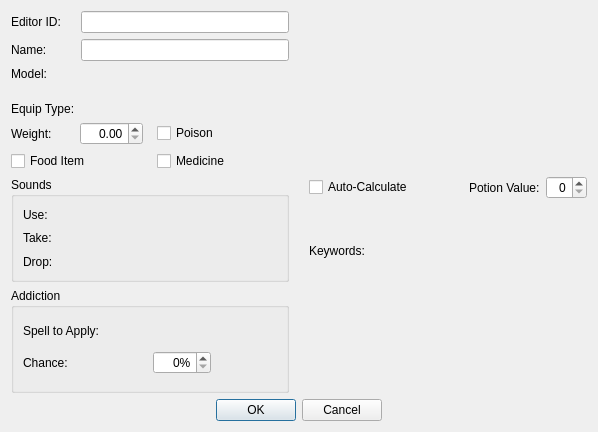
<?xml version="1.0" encoding="UTF-8"?>
<ui version="4.0">
 <class>FormDialogPotion</class>
 <widget class="QDialog" name="FormDialogPotion">
  <property name="geometry">
   <rect>
    <x>0</x>
    <y>0</y>
    <width>598</width>
    <height>432</height>
   </rect>
  </property>
  <property name="windowTitle">
   <string>Potion</string>
  </property>
  <layout class="QGridLayout" name="gridLayout_2">
   <item row="0" column="0" rowspan="2">
    <layout class="QVBoxLayout" name="leftCol">
     <item>
      <layout class="QGridLayout" name="gridLayout">
       <item row="2" column="1">
        <widget class="DKFormNIFPicker" name="model"/>
       </item>
       <item row="2" column="0">
        <widget class="QLabel" name="label_5">
         <property name="text">
          <string>Model:</string>
         </property>
         <property name="buddy">
          <cstring>model</cstring>
         </property>
        </widget>
       </item>
       <item row="4" column="0">
        <widget class="QLabel" name="label_10">
         <property name="text">
          <string>Equip Type:</string>
         </property>
         <property name="buddy">
          <cstring>equipType</cstring>
         </property>
        </widget>
       </item>
       <item row="3" column="0" colspan="2">
        <widget class="DKFormDestructionDataButton" name="destructionData"/>
       </item>
       <item row="4" column="1">
        <widget class="DKFormPicker" name="equipType"/>
       </item>
       <item row="0" column="0">
        <widget class="QLabel" name="label_2">
         <property name="text">
          <string>Editor ID:</string>
         </property>
         <property name="buddy">
          <cstring>editorID</cstring>
         </property>
        </widget>
       </item>
       <item row="1" column="1">
        <widget class="QLineEdit" name="name"/>
       </item>
       <item row="0" column="1">
        <widget class="QLineEdit" name="editorID"/>
       </item>
       <item row="1" column="0">
        <widget class="QLabel" name="label_3">
         <property name="text">
          <string>Name:</string>
         </property>
         <property name="buddy">
          <cstring>name</cstring>
         </property>
        </widget>
       </item>
      </layout>
     </item>
     <item>
      <layout class="QGridLayout" name="gridLayout_5">
       <item row="1" column="2">
        <widget class="QCheckBox" name="flagMedicine">
         <property name="text">
          <string>Medicine</string>
         </property>
        </widget>
       </item>
       <item row="1" column="0">
        <widget class="QCheckBox" name="flagFood">
         <property name="text">
          <string>Food Item</string>
         </property>
        </widget>
       </item>
       <item row="0" column="2">
        <widget class="QCheckBox" name="flagPoison">
         <property name="text">
          <string>Poison</string>
         </property>
        </widget>
       </item>
       <item row="0" column="0">
        <layout class="QHBoxLayout" name="horizontalLayout_2">
         <item>
          <widget class="QLabel" name="label_13">
           <property name="text">
            <string>Weight:</string>
           </property>
           <property name="buddy">
            <cstring>weight</cstring>
           </property>
          </widget>
         </item>
         <item>
          <widget class="QDoubleSpinBox" name="weight">
           <property name="alignment">
            <set>Qt::AlignRight|Qt::AlignTrailing|Qt::AlignVCenter</set>
           </property>
          </widget>
         </item>
        </layout>
       </item>
       <item row="0" column="1">
        <spacer name="horizontalSpacer_4">
         <property name="orientation">
          <enum>Qt::Horizontal</enum>
         </property>
         <property name="sizeType">
          <enum>QSizePolicy::Fixed</enum>
         </property>
         <property name="sizeHint" stdset="0">
          <size>
           <width>8</width>
           <height>8</height>
          </size>
         </property>
        </spacer>
       </item>
      </layout>
     </item>
     <item>
      <widget class="QGroupBox" name="sounds">
       <property name="title">
        <string>Sounds</string>
       </property>
       <layout class="QGridLayout" name="gridLayout_3">
        <item row="2" column="0">
         <widget class="QLabel" name="label_9">
          <property name="text">
           <string>Drop:</string>
          </property>
          <property name="buddy">
           <cstring>soundDrop</cstring>
          </property>
         </widget>
        </item>
        <item row="1" column="0">
         <widget class="QLabel" name="label_8">
          <property name="text">
           <string>Take:</string>
          </property>
          <property name="buddy">
           <cstring>soundTake</cstring>
          </property>
         </widget>
        </item>
        <item row="0" column="0">
         <widget class="QLabel" name="label_7">
          <property name="text">
           <string>Use:</string>
          </property>
          <property name="buddy">
           <cstring>soundUse</cstring>
          </property>
         </widget>
        </item>
        <item row="0" column="1">
         <widget class="DKFormPicker" name="soundUse"/>
        </item>
        <item row="1" column="1">
         <widget class="DKFormPicker" name="soundTake"/>
        </item>
        <item row="2" column="1">
         <widget class="DKFormPicker" name="soundDrop"/>
        </item>
       </layout>
      </widget>
     </item>
     <item>
      <widget class="QGroupBox" name="addiction">
       <property name="title">
        <string>Addiction</string>
       </property>
       <layout class="QGridLayout" name="gridLayout_4">
        <item row="0" column="0">
         <widget class="QLabel" name="label_11">
          <property name="text">
           <string>Spell to Apply:</string>
          </property>
          <property name="buddy">
           <cstring>addictionSpell</cstring>
          </property>
         </widget>
        </item>
        <item row="0" column="1">
         <widget class="DKFormPicker" name="addictionSpell">
          <property name="sizePolicy">
           <sizepolicy hsizetype="Preferred" vsizetype="Fixed">
            <horstretch>0</horstretch>
            <verstretch>0</verstretch>
           </sizepolicy>
          </property>
         </widget>
        </item>
        <item row="1" column="0">
         <widget class="QLabel" name="label_12">
          <property name="text">
           <string>Chance:</string>
          </property>
          <property name="buddy">
           <cstring>addictionChance</cstring>
          </property>
         </widget>
        </item>
        <item row="1" column="1" alignment="Qt::AlignLeft">
         <widget class="QSpinBox" name="addictionChance">
          <property name="alignment">
           <set>Qt::AlignRight|Qt::AlignTrailing|Qt::AlignVCenter</set>
          </property>
          <property name="suffix">
           <string>%</string>
          </property>
          <property name="maximum">
           <number>100</number>
          </property>
         </widget>
        </item>
       </layout>
      </widget>
     </item>
    </layout>
   </item>
   <item row="0" column="2">
    <layout class="QVBoxLayout" name="verticalLayout">
     <item>
      <widget class="DKMagicEffectListWidget" name="effects"/>
     </item>
     <item>
      <layout class="QHBoxLayout" name="horizontalLayout">
       <item>
        <widget class="QCheckBox" name="flagAutoCalc">
         <property name="text">
          <string>Auto-Calculate</string>
         </property>
        </widget>
       </item>
       <item>
        <spacer name="horizontalSpacer">
         <property name="orientation">
          <enum>Qt::Horizontal</enum>
         </property>
         <property name="sizeHint" stdset="0">
          <size>
           <width>40</width>
           <height>20</height>
          </size>
         </property>
        </spacer>
       </item>
       <item>
        <widget class="QLabel" name="label">
         <property name="text">
          <string>Potion Value:</string>
         </property>
         <property name="buddy">
          <cstring>value</cstring>
         </property>
        </widget>
       </item>
       <item>
        <widget class="QSpinBox" name="value">
         <property name="alignment">
          <set>Qt::AlignRight|Qt::AlignTrailing|Qt::AlignVCenter</set>
         </property>
        </widget>
       </item>
      </layout>
     </item>
    </layout>
   </item>
   <item row="2" column="0" colspan="3">
    <layout class="QHBoxLayout" name="buttonsLayout">
     <item>
      <spacer name="horizontalSpacer_2">
       <property name="orientation">
        <enum>Qt::Horizontal</enum>
       </property>
       <property name="sizeHint" stdset="0">
        <size>
         <width>40</width>
         <height>20</height>
        </size>
       </property>
      </spacer>
     </item>
     <item>
      <widget class="QPushButton" name="buttonOK">
       <property name="text">
        <string>OK</string>
       </property>
      </widget>
     </item>
     <item>
      <widget class="QPushButton" name="buttonCancel">
       <property name="text">
        <string>Cancel</string>
       </property>
      </widget>
     </item>
     <item>
      <spacer name="horizontalSpacer_3">
       <property name="orientation">
        <enum>Qt::Horizontal</enum>
       </property>
       <property name="sizeHint" stdset="0">
        <size>
         <width>40</width>
         <height>20</height>
        </size>
       </property>
      </spacer>
     </item>
    </layout>
   </item>
   <item row="1" column="2">
    <layout class="QVBoxLayout" name="verticalLayout_3">
     <item>
      <widget class="QLabel" name="label_6">
       <property name="text">
        <string>Keywords:</string>
       </property>
       <property name="buddy">
        <cstring>keywords</cstring>
       </property>
      </widget>
     </item>
     <item>
      <widget class="DKFormListPane" name="keywords"/>
     </item>
    </layout>
   </item>
   <item row="0" column="1">
    <spacer name="horizontalSpacer_5">
     <property name="orientation">
      <enum>Qt::Horizontal</enum>
     </property>
     <property name="sizeType">
      <enum>QSizePolicy::Fixed</enum>
     </property>
     <property name="sizeHint" stdset="0">
      <size>
       <width>8</width>
       <height>8</height>
      </size>
     </property>
    </spacer>
   </item>
  </layout>
 </widget>
 <customwidgets>
  <customwidget>
   <class>DKFormPicker</class>
   <extends>QWidget</extends>
   <header>widgets/DKFormPicker.h</header>
  </customwidget>
  <customwidget>
   <class>DKFormListPane</class>
   <extends>QWidget</extends>
   <header>widgets/DKFormListPane.h</header>
  </customwidget>
  <customwidget>
   <class>DKFormDestructionDataButton</class>
   <extends>QWidget</extends>
   <header>widgets/DKFormDestructionDataButton.h</header>
  </customwidget>
  <customwidget>
   <class>DKMagicEffectListWidget</class>
   <extends>QWidget</extends>
   <header>widgets/DKMagicEffectListWidget.h</header>
  </customwidget>
  <customwidget>
   <class>DKFormNIFPicker</class>
   <extends>QWidget</extends>
   <header>widgets/DKFormNIFPicker.h</header>
  </customwidget>
 </customwidgets>
 <tabstops>
  <tabstop>editorID</tabstop>
  <tabstop>name</tabstop>
  <tabstop>model</tabstop>
  <tabstop>destructionData</tabstop>
  <tabstop>equipType</tabstop>
  <tabstop>weight</tabstop>
  <tabstop>flagFood</tabstop>
  <tabstop>flagPoison</tabstop>
  <tabstop>flagMedicine</tabstop>
  <tabstop>soundUse</tabstop>
  <tabstop>soundTake</tabstop>
  <tabstop>soundDrop</tabstop>
  <tabstop>addictionSpell</tabstop>
  <tabstop>addictionChance</tabstop>
  <tabstop>effects</tabstop>
  <tabstop>flagAutoCalc</tabstop>
  <tabstop>value</tabstop>
  <tabstop>keywords</tabstop>
  <tabstop>buttonOK</tabstop>
  <tabstop>buttonCancel</tabstop>
 </tabstops>
 <resources/>
 <connections/>
</ui>
